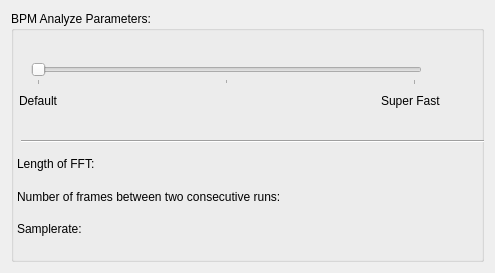
<?xml version="1.0" encoding="UTF-8"?>
<ui version="4.0">
 <class>BPMOptionsPage</class>
 <widget class="QWidget" name="BPMOptionsPage">
  <property name="geometry">
   <rect>
    <x>0</x>
    <y>0</y>
    <width>495</width>
    <height>273</height>
   </rect>
  </property>
  <layout class="QGridLayout" name="gridLayout_2">
   <item row="0" column="0">
    <widget class="QGroupBox" name="bpm_options">
     <property name="title">
      <string>BPM Analyze Parameters:</string>
     </property>
     <widget class="QLabel" name="slider_default">
      <property name="geometry">
       <rect>
        <x>8</x>
        <y>80</y>
        <width>43</width>
        <height>19</height>
       </rect>
      </property>
      <property name="toolTip">
       <string extracomment="Most accurate"/>
      </property>
      <property name="text">
       <string>Default</string>
      </property>
     </widget>
     <widget class="QSlider" name="slider_parameter">
      <property name="geometry">
       <rect>
        <x>20</x>
        <y>51</y>
        <width>391</width>
        <height>23</height>
       </rect>
      </property>
      <property name="minimum">
       <number>1</number>
      </property>
      <property name="maximum">
       <number>3</number>
      </property>
      <property name="orientation">
       <enum>Qt::Horizontal</enum>
      </property>
      <property name="tickPosition">
       <enum>QSlider::TicksBelow</enum>
      </property>
      <property name="tickInterval">
       <number>1</number>
      </property>
     </widget>
     <widget class="QLabel" name="slider_super_fast">
      <property name="geometry">
       <rect>
        <x>370</x>
        <y>80</y>
        <width>61</width>
        <height>19</height>
       </rect>
      </property>
      <property name="layoutDirection">
       <enum>Qt::RightToLeft</enum>
      </property>
      <property name="text">
       <string>Super Fast</string>
      </property>
     </widget>
     <widget class="Line" name="line">
      <property name="geometry">
       <rect>
        <x>10</x>
        <y>120</y>
        <width>471</width>
        <height>20</height>
       </rect>
      </property>
      <property name="orientation">
       <enum>Qt::Horizontal</enum>
      </property>
     </widget>
     <widget class="QWidget" name="horizontalLayoutWidget">
      <property name="geometry">
       <rect>
        <x>6</x>
        <y>140</y>
        <width>471</width>
        <height>91</height>
       </rect>
      </property>
      <layout class="QGridLayout" name="gridLayout" columnstretch="1,1">
       <item row="2" column="1">
        <widget class="QLabel" name="samplerate_value">
         <property name="text">
          <string/>
         </property>
         <property name="alignment">
          <set>Qt::AlignRight|Qt::AlignTrailing|Qt::AlignVCenter</set>
         </property>
        </widget>
       </item>
       <item row="1" column="0">
        <widget class="QLabel" name="hop_s_label">
         <property name="text">
          <string>Number of frames between two consecutive runs:</string>
         </property>
        </widget>
       </item>
       <item row="0" column="1">
        <widget class="QLabel" name="win_s_value">
         <property name="text">
          <string/>
         </property>
         <property name="alignment">
          <set>Qt::AlignRight|Qt::AlignTrailing|Qt::AlignVCenter</set>
         </property>
        </widget>
       </item>
       <item row="1" column="1">
        <widget class="QLabel" name="hop_s_value">
         <property name="text">
          <string/>
         </property>
         <property name="alignment">
          <set>Qt::AlignRight|Qt::AlignTrailing|Qt::AlignVCenter</set>
         </property>
        </widget>
       </item>
       <item row="0" column="0">
        <widget class="QLabel" name="win_s_label">
         <property name="text">
          <string>Length of FFT:</string>
         </property>
        </widget>
       </item>
       <item row="2" column="0">
        <widget class="QLabel" name="samplerate_label">
         <property name="text">
          <string>Samplerate:</string>
         </property>
        </widget>
       </item>
      </layout>
     </widget>
    </widget>
   </item>
  </layout>
 </widget>
 <resources/>
 <connections/>
</ui>
